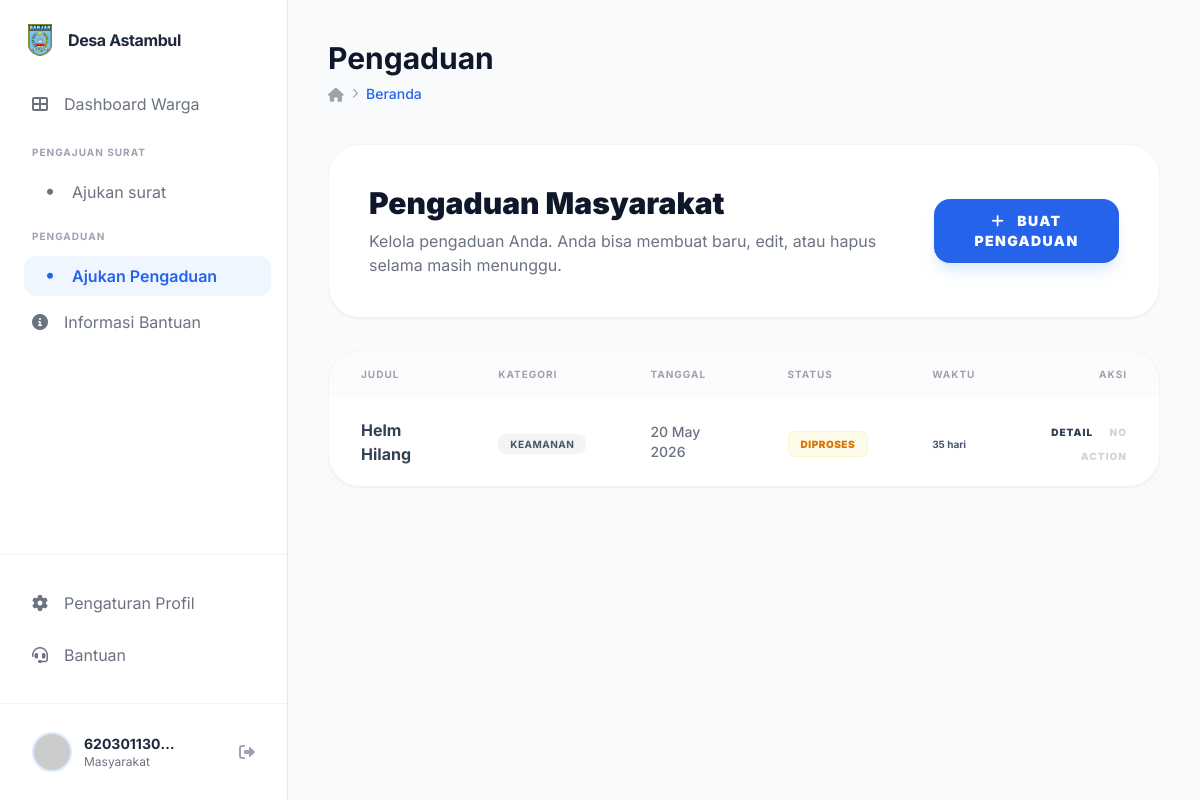
/public/pengaduan (signed in), run on the app's committed database.
### tables this page shows
CREATE TABLE `pengaduan` (
  `id_pengaduan` int NOT NULL,
  `id_warga` int NOT NULL,
  `judul_aduan` varchar(255) NOT NULL,
  `isi_aduan` text NOT NULL,
  `kategori_aduan` enum('infrastruktur','pelayanan','sosial','keamanan','lingkungan') NOT NULL,
  `file_bukti` varchar(255) DEFAULT NULL,
  `nilai_prioritas` int DEFAULT '0',
  `status` enum('menunggu','diproses','selesai','ditolak') NOT NULL DEFAULT 'menunggu',
  `catatan_penolakan` text,
  `id_petugas_verif` int DEFAULT NULL,
  `tanggal_aduan` datetime NOT NULL DEFAULT CURRENT_TIMESTAMP,
  `tanggal_selesai` datetime DEFAULT NULL,
  `created_at` datetime NOT NULL DEFAULT CURRENT_TIMESTAMP,
  `updated_at` datetime NOT NULL DEFAULT CURRENT_TIMESTAMP ON UPDATE CURRENT_TIMESTAMP,
  `prioritas` int DEFAULT '0',
  `waktu_proses` datetime DEFAULT NULL
);

### app/core/Controller.php (called while the page is built, shortened)
<?php
class Controller {
    public function view($view, $data = []) {
        require_once '../app/views/' . $view . '.php';
    }
    public function model($model) {
        return new $model;
    }
}

### app/controllers/Pengaduan.php (called while the page is built, shortened)
<?php
class Pengaduan extends Controller {
    public function index() {
        $data['judul'] = 'Pengaduan';
        $wargaModel = $this->model('WargaModel');
        $data['warga'] = $wargaModel->getWargaByNik($_SESSION['user']['nik']);
        $pengaduanModel = $this->model('PengaduanModel');
        $data['pengaduan'] = $pengaduanModel->getPengaduanByWarga($data['warga']['id_warga']);
        $this->view('pengaduan/index', $data);
    }
}

### app/core/App.php (called while the page is built, shortened)
<?php
class App {
    protected $method = 'index';
    protected $params = [];
    public function __construct() {
        $this->controller = new $this->controller;
        call_user_func_array([$this->controller, $this->method], $this->params);
    }
}

### public/index.php (called while the page is built, shortened)
<?php
$app = new App;

### app/core/Database.php (called while the page is built, shortened)
<?php
class Database {
    private $host = DB_HOST;
    private $user = DB_USER;
    private $pass = DB_PASS;
    private $dbname = DB_NAME;
    private $dbh;
    private $stmt;
    public function __construct() {
        $dsn = 'mysql:host=' . $this->host . ';dbname=' . $this->dbname;
        $options = [
            PDO::ATTR_PERSISTENT => true,
            PDO::ATTR_ERRMODE => PDO::ERRMODE_EXCEPTION
        ];
        try {
            $this->dbh = new PDO($dsn, $this->user, $this->pass, $options);
        } catch (PDOException $e) {
            die($e->getMessage());
        }
    }
    public function query($sql) {
        $this->stmt = $this->dbh->prepare($sql);
    }
    public function bind($param, $value, $type = null) {
        if (is_null($type)) {
            switch (true) {
                case is_int($value):
                    $type = PDO::PARAM_INT;
                    break;
                default:
                    $type = PDO::PARAM_STR;
            }
        }
        $this->stmt->bindValue($param, $value, $type);
    }
    public function execute() {
        return $this->stmt->execute();
    }
    public function resultSet() {
        $this->execute();
        return $this->stmt->fetchAll(PDO::FETCH_ASSOC);
    }
    public function single() {
        $this->execute();
        return $this->stmt->fetch(PDO::FETCH_ASSOC);
    }
}

### app/models/PengaduanModel.php (called while the page is built, shortened)
<?php
class PengaduanModel {
    private $db;
    public function __construct() {
        $this->db = new Database;
    }
    public function getPengaduanByWarga($id_warga) {
        $this->db->query('SELECT * FROM pengaduan WHERE id_warga = :id_warga ORDER BY created_at DESC');
        $this->db->bind('id_warga', $id_warga);
        return $this->db->resultSet();
    }
}

### app/models/WargaModel.php (called while the page is built, shortened)
<?php
class WargaModel {
    private $table = 'warga';
    private $db;
    public function __construct() {
        $this->db = new Database;
    }
    public function getWargaByNik($nik) {
        $this->db->query('SELECT * FROM ' . $this->table . ' WHERE nik=:nik');
        $this->db->bind('nik', $nik);
        return $this->db->single();
    }
}

### app/views/pengaduan/index.php (the view, shortened to what this page needs)
<div class="space-y-8">
    <div class="bg-white p-10 rounded-[32px] shadow-sm border border-gray-100 flex flex-col md:flex-row justify-between items-start md:items-center gap-6">
        <div>
            <h2 class="text-3xl font-black text-slate-900 mb-2">Pengaduan Masyarakat</h2>
            <p class="text-gray-500">Kelola pengaduan Anda. Anda bisa membuat baru, edit, atau hapus selama masih menunggu.</p>
        </div>
        <button type="button" id="btnBuatPengaduan" class="bg-blue-600 text-white px-6 py-3 rounded-2xl font-black text-sm hover:bg-blue-700 transition shadow-lg shadow-blue-100 uppercase tracking-widest">
            <i class="fas fa-plus mr-2"></i> Buat Pengaduan
        </button>
    </div>
    <div class="bg-white rounded-[32px] shadow-sm border border-gray-100 overflow-hidden">
        <div class="overflow-x-auto">
            <table class="w-full text-left border-collapse">
                <thead class="bg-gray-50/50">
                    <tr>
                        <th class="px-8 py-4 text-[10px] font-bold text-gray-400 uppercase tracking-widest">Judul</th>
                        <th class="px-8 py-4 text-[10px] font-bold text-gray-400 uppercase tracking-widest">Kategori</th>
                        <th class="px-8 py-4 text-[10px] font-bold text-gray-400 uppercase tracking-widest">Tanggal</th>
                        <th class="px-8 py-4 text-[10px] font-bold text-gray-400 uppercase tracking-widest">Status</th>
                        <th class="px-8 py-4 text-[10px] font-bold text-gray-400 uppercase tracking-widest">Waktu</th>
                        <th class="px-8 py-4 text-[10px] font-bold text-gray-400 uppercase tracking-widest text-right">Aksi</th>
                    </tr>
                </thead>
                <tbody class="divide-y divide-gray-100">
                    <?php if(empty($data['pengaduan'])): ?>
                        <tr>
                            <td colspan="5" class="px-8 py-12 text-center text-gray-500 italic">Belum ada pengaduan yang tercatat.</td>
                        </tr>
                    <?php else: ?>
                        <?php foreach($data['pengaduan'] as $a): ?>
                            <tr class="hover:bg-gray-50/50 transition">
                                <td class="px-8 py-5 font-bold text-slate-700"><?= htmlspecialchars($a['judul_aduan']); ?></td>
                                <td class="px-8 py-5">
                                    <span class="px-3 py-1 bg-gray-100 text-gray-600 text-[10px] font-bold rounded-lg uppercase tracking-wider">
                                        <?= htmlspecialchars($a['kategori_aduan']); ?>
                                    </span>
                                </td>
                                <td class="px-8 py-5 text-sm text-gray-500 font-medium"><?= $a['tanggal_aduan'] ? date('d F Y', strtotime($a['tanggal_aduan'])) : '-'; ?></td>
                                <td class="px-8 py-5">
                                    <?php
                                        $statusStyles = [
                                            'menunggu' => 'bg-blue-50 text-blue-600 border-blue-100',
                                            'diproses' => 'bg-amber-50 text-amber-600 border-amber-100',
                                            'selesai' => 'bg-green-50 text-green-600 border-green-100',
                                            'ditolak' => 'bg-rose-50 text-rose-600 border-rose-100'
                                        ];
                                        $style = $statusStyles[$a['status']] ?? 'bg-gray-50 text-gray-600 border-gray-100';
                                    ?>
                                    <span class="px-3 py-1.5 text-[10px] font-black rounded-lg border uppercase tracking-wider <?= $style; ?>">
                                        <?= htmlspecialchars($a['status']); ?>
                                    </span>
                                </td>
                                <td class="px-8 py-5">
                                    <span class="text-[10px] font-bold text-slate-600 elapsed-time" data-start-time="<?= htmlspecialchars($a['tanggal_aduan']); ?>" data-status="<?= htmlspecialchars($a['status']); ?>" data-end-time="<?= htmlspecialchars($a['tanggal_selesai'] ?? ''); ?>">
                                    </span>
                                </td>
                                <td class="px-8 py-5 text-right space-x-3">
                                    <button
                                        type="button"
                                        class="text-slate-700 hover:text-slate-900 font-black text-[10px] uppercase tracking-widest"
                                        data-action="detail-aduan"
                                        data-id="<?= (int)$a['id_pengaduan']; ?>"
                                        data-judul="<?= htmlspecialchars($a['judul_aduan'], ENT_QUOTES); ?>"
                                        data-kategori="<?= htmlspecialchars($a['kategori_aduan'], ENT_QUOTES); ?>"
                                        data-isi="<?= htmlspecialchars($a['isi_aduan'] ?? '', ENT_QUOTES); ?>"
                                        data-status="<?= htmlspecialchars($a['status'], ENT_QUOTES); ?>"
                                        data-tanggal="<?= htmlspecialchars($a['tanggal_aduan'] ?? '-', ENT_QUOTES); ?>"
                                        data-catatan="<?= htmlspecialchars($a['catatan_penolakan'] ?? '-', ENT_QUOTES); ?>"
                                        data-bukti="<?= htmlspecialchars($a['file_bukti'] ?? '', ENT_QUOTES); ?>"
                                    >Detail</button>
                                    <?php if($a['status'] == 'menunggu'): ?>
                                        <button
                                            type="button"
                                            class="text-blue-600 hover:text-blue-800 font-black text-[10px] uppercase tracking-widest"
                                            data-action="edit-aduan"
                                            data-id="<?= (int)$a['id_pengaduan']; ?>"
                                            data-judul="<?= htmlspecialchars($a['judul_aduan'], ENT_QUOTES); ?>"
                                            data-kategori="<?= htmlspecialchars($a['kategori_aduan'], ENT_QUOTES); ?>"
                                            data-isi="<?= htmlspecialchars($a['isi_aduan'] ?? '', ENT_QUOTES); ?>"
                                            data-bukti="<?= htmlspecialchars($a['file_bukti'] ?? '', ENT_QUOTES); ?>"
                                        >Edit</button>
                                        <button
                                            type="button"
                                            class="text-rose-500 hover:text-rose-700 font-black text-[10px] uppercase tracking-widest"
                                            data-action="hapus-aduan"
                                            data-href="<?= BASEURL; ?>/pengaduan/hapus/<?= (int)$a['id_pengaduan']; ?>"
                                        >Hapus</button>
                                    <?php else: ?>
                                        <span class="text-gray-300 font-black text-[10px] uppercase tracking-widest">No Action</span>
                                    <?php endif; ?>
                                </td>
                            </tr>
                        <?php endforeach; ?>
                    <?php endif; ?>
                </tbody>
            </table>
        </div>
    </div>
</div>

### app/views/templates/header.php (style rules this page uses)
body { font-family: 'Inter', sans-serif; }

### data on the page
pengaduan: judul_aduan "Helm Hilang", kategori_aduan "KEAMANAN", tanggal_aduan "20 May 2026", status "DIPROSES", shows "NO ACTION"

### other printed values
$_SESSION['user']['nik'] "620301130…"
$level "Masyarakat"
$data['judul'] "Pengaduan"
